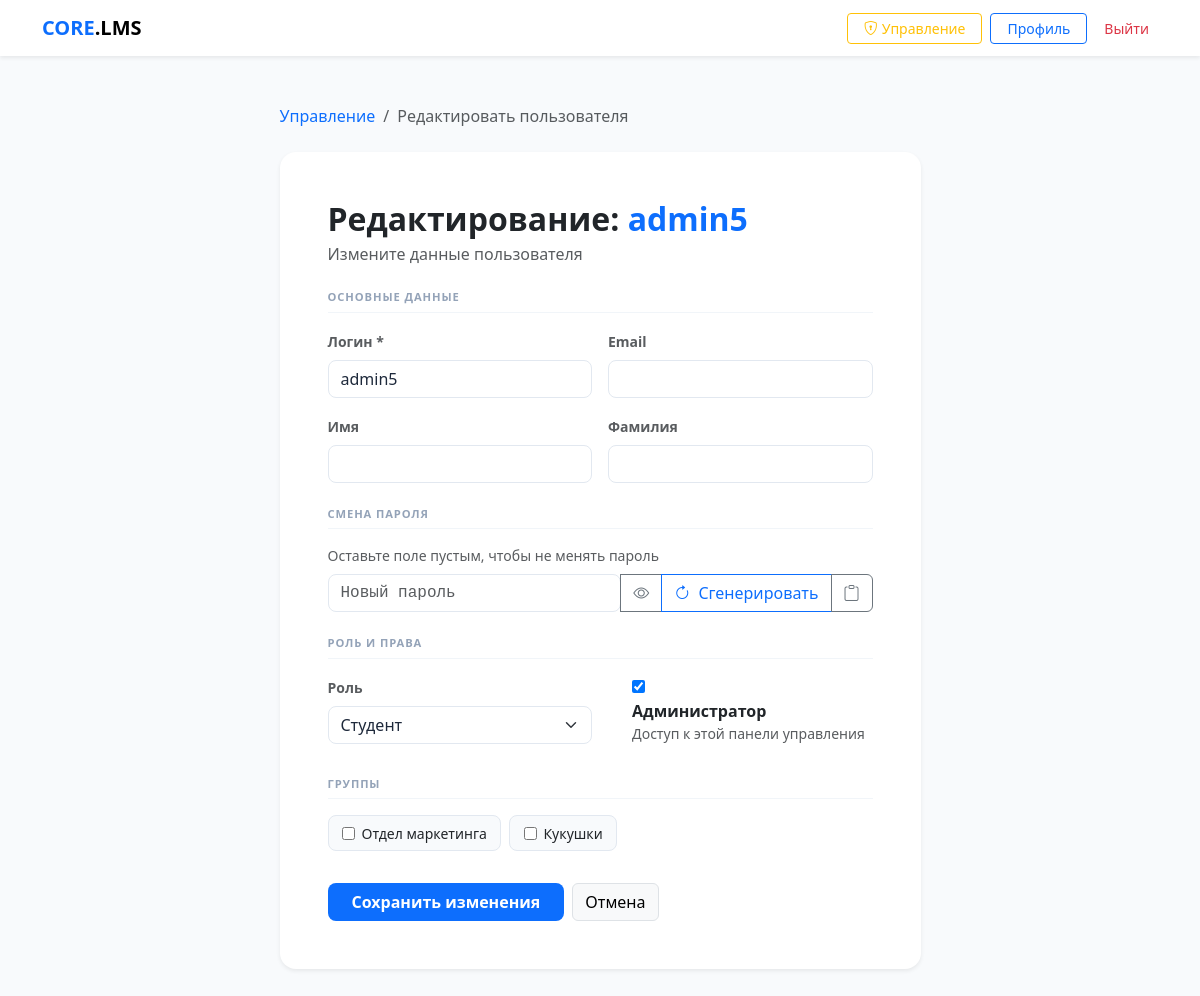
The page /manage/user/9/edit/ (signed in) on the database its author committed.
### core/models.py (models this page shows, shortened)
class CustomUser(AbstractUser):
    ROLE_CHOICES = (
        ('student', 'Студент'),
        ('teacher', 'Преподаватель'),
    )
    role = models.CharField(max_length=10, choices=ROLE_CHOICES, default='student')
    avatar = models.ImageField(upload_to='avatars/', null=True, blank=True)
    phone = models.CharField(max_length=20, null=True, blank=True)

### core/views.py (the view)
# urls.py: path('manage/user/<int:user_id>/edit/', views.admin_edit_user, name='admin_edit_user'),
@login_required
@user_passes_test(lambda u: u.is_staff)
def admin_edit_user(request, user_id):
    from .forms import AdminUserEditForm
    target_user = get_object_or_404(CustomUser, id=user_id)
    generated_password = None
    if request.method == 'POST':
        if 'generate_password' in request.POST:
            generated_password = generate_password()
            form = AdminUserEditForm(instance=target_user)
            return render(request, 'core/admin_user_form.html', {
                'form': form, 'target_user': target_user,
                'generated_password': generated_password, 'action': 'edit'})
        form = AdminUserEditForm(request.POST, instance=target_user)
        if form.is_valid():
            user = form.save(commit=False)
            new_password = form.cleaned_data.get('new_password')
            if new_password:
                user.set_password(new_password)
            user.save()
            groups_selected = form.cleaned_data.get('groups')
            if groups_selected is not None:
                user.groups.set(groups_selected)
            messages.success(request, f'Пользователь {user.username} обновлён.')
            return redirect('admin_panel')
    else:
        form = AdminUserEditForm(instance=target_user)
    return render(request, 'core/admin_user_form.html', {
        'form': form, 'target_user': target_user,
        'action': 'edit', 'generated_password': generated_password})

### core/templates/core/admin_user_form.html (shortened to what this page needs)
{% extends "core/base.html" %}
{% block content %}
<div class="row justify-content-center py-4">
    <div class="col-lg-7">
        <nav aria-label="breadcrumb" class="mb-4">
            <ol class="breadcrumb">
                <li class="breadcrumb-item"><a href="{% url 'admin_panel' %}" class="text-decoration-none">Управление</a></li>
                <li class="breadcrumb-item active">
                    {% if action == 'edit' %}Редактировать пользователя{% else %}Новый пользователь{% endif %}
                </li>
            </ol>
        </nav>
        {% if created_user %}
        <div class="alert alert-success border-0 shadow-sm rounded-3 mb-4 p-4">
            <div class="d-flex align-items-center gap-3">
                <div class="bg-success rounded-circle d-flex align-items-center justify-content-center flex-shrink-0"
                     style="width:48px;height:48px;">
                    <i class="bi bi-person-check-fill text-white fs-5"></i>
                </div>
                <div>
                    <h5 class="mb-1 fw-bold">Пользователь создан!</h5>
                    <p class="mb-0 text-muted">
                        Логин: <strong>{{ created_user.username }}</strong>
                    </p>
                </div>
            </div>
            {% if generated_password %}
            <div class="mt-3 p-3 bg-white rounded-2 border border-success-subtle d-flex align-items-center justify-content-between">
                <div>
                    <small class="text-muted d-block mb-1">Сгенерированный пароль (сохраните — он больше не отобразится)</small>
                    <code class="fs-5 text-dark fw-bold" id="finalPassword">{{ generated_password }}</code>
                </div>
                <button class="btn btn-sm btn-outline-success ms-3" onclick="copyPassword('finalPassword', this)">
                    <i class="bi bi-clipboard"></i> Копировать
                </button>
            </div>
            {% endif %}
            <div class="mt-3">
                <a href="{% url 'admin_panel' %}" class="btn btn-success me-2">← К списку</a>
                <a href="{% url 'admin_create_user' %}" class="btn btn-outline-success">Создать ещё</a>
            </div>
        </div>
        {% else %}
        <div class="card border-0 shadow-sm rounded-4">
            <div class="card-body p-4 p-md-5">
                <h2 class="fw-bold mb-1">
                    {% if action == 'edit' %}
                        Редактирование: <span class="text-primary">{{ target_user.username }}</span>
                    {% else %}
                        Новый пользователь
                    {% endif %}
                </h2>
                <p class="text-muted mb-4">
                    {% if action == 'edit' %}Измените данные пользователя{% else %}Заполните данные для нового аккаунта{% endif %}
                </p>
                <form method="post" id="userForm">
                    <div class="form-section mb-4">
                        <h6 class="section-title">Основные данные</h6>
                        <div class="row g-3">
                            <div class="col-md-6">
                                <label class="form-label small fw-semibold text-muted">Логин *</label>
                                {{ form.username }}
                            </div>
                            <div class="col-md-6">
                                <label class="form-label small fw-semibold text-muted">Email</label>
                                {{ form.email }}
                            </div>
                            <div class="col-md-6">
                                <label class="form-label small fw-semibold text-muted">Имя</label>
                                {{ form.first_name }}
                            </div>
                            <div class="col-md-6">
                                <label class="form-label small fw-semibold text-muted">Фамилия</label>
                                {{ form.last_name }}
                            </div>
                        </div>
                    </div>
                    <div class="form-section mb-4">
                        <h6 class="section-title">
                            {% if action == 'edit' %}Смена пароля{% else %}Пароль{% endif %}
                        </h6>
                        {% if action == 'edit' %}
                        <p class="text-muted small mb-2">Оставьте поле пустым, чтобы не менять пароль</p>
                        {% endif %}
                        <div class="input-group">
                            <input type="text"
                                   name="{% if action == 'edit' %}new_password{% else %}raw_password{% endif %}"
                                   id="id_raw_password"
                                   class="form-control font-monospace"
                                   placeholder="{% if action == 'edit' %}Новый пароль{% else %}Придумайте или сгенерируйте{% endif %}"
                                   value="{{ generated_password|default:'' }}"
                                   autocomplete="off">
                            <button type="button" class="btn btn-outline-secondary" id="togglePassVis" title="Показать/скрыть">
                                <i class="bi bi-eye" id="eyeIcon"></i>
                            </button>
                            <button type="button" class="btn btn-outline-primary" id="genPassBtn">
                                <i class="bi bi-arrow-clockwise me-1"></i> Сгенерировать
                            </button>
                            <button type="button" class="btn btn-outline-secondary" id="copyPassBtn" title="Копировать">
                                <i class="bi bi-clipboard"></i>
                            </button>
                        </div>
                    </div>
                    <div class="form-section mb-4">
                        <h6 class="section-title">Роль и права</h6>
                        <div class="row g-3">
                            <div class="col-md-6">
                                <label class="form-label small fw-semibold text-muted">Роль</label>
                                {{ form.role }}
                            </div>
                            <div class="col-md-6 d-flex align-items-end">
                                <div class="form-check mb-2">
                                    {{ form.is_staff }}
                                    <label class="form-check-label" for="{{ form.is_staff.id_for_label }}">
                                        <strong>Администратор</strong>
                                        <small class="d-block text-muted">Доступ к этой панели управления</small>
                                    </label>
                                </div>
                            </div>
                        </div>
                    </div>
                    <div class="form-section mb-4">
                        <h6 class="section-title">Группы</h6>
                        <div class="groups-checkbox-grid">
                            {% for choice in form.groups %}
                            <label class="group-checkbox-label">
                                {{ choice.tag }}
                                <span>{{ choice.choice_label }}</span>
                            </label>
                            {% empty %}
                            <p class="text-muted small">Групп пока нет. <a href="{% url 'admin_panel' %}">Создайте группу</a> сначала.</p>
                            {% endfor %}
                        </div>
                    </div>
                    <div class="d-flex gap-2 pt-2">
                        <button type="submit" class="btn btn-primary px-4 fw-semibold">
                            {% if action == 'edit' %}Сохранить изменения{% else %}Создать пользователя{% endif %}
                        </button>
                        <a href="{% url 'admin_panel' %}" class="btn btn-light border">Отмена</a>
                    </div>
                </form>
            </div>
        </div>
        {% endif %}
    </div>
</div>
{% endblock %}

### core/templates/core/base.html (style rules this page uses)
:root { --bg-body: #f8fafc; --bg-card: #ffffff; --border-color: #e2e8f0; --accent: #0d6efd; --text-main: #1e293b; }
body { background-color: var(--bg-body); color: var(--text-main); font-family: 'Segoe UI', system-ui, sans-serif; }
input, textarea, select, .form-control { background-color: #ffffff !important; color: #1e293b !important; border: 1px solid var(--border-color) !important; border-radius: 8px !important; }
.card { background-color: var(--bg-card); border: 0; border-radius: 12px; box-shadow: 0 1px 3px rgba(0,0,0,0.05); }
.btn-primary { background-color: var(--accent); border: none; border-radius: 8px; }

### core/templates/core/admin_user_form.html (style rules this page uses)
.section-title { font-size: .7rem; text-transform: uppercase; letter-spacing: .08em; color: #94a3b8; font-weight: 700; margin-bottom: 1rem; padding-bottom: .5rem; border-bottom: 1px solid #f1f5f9; }
.groups-checkbox-grid { display: flex; flex-wrap: wrap; gap: .5rem; }
.group-checkbox-label { display: flex; align-items: center; gap: .4rem; background: #f8fafc; border: 1.5px solid #e2e8f0; border-radius: 8px; padding: .4rem .85rem; cursor: pointer; transition: all .15s; font-size: .875rem; font-weight: 500; user-select: none; }
.group-checkbox-label input { accent-color: #0d6efd; }

### rows shown on the page
CustomUser: username "admin5", role "Студент", is_staff "☑"

### other values the page prints
{{ choice.choice_label }} "Отдел маркетинга" "Кукушки"
